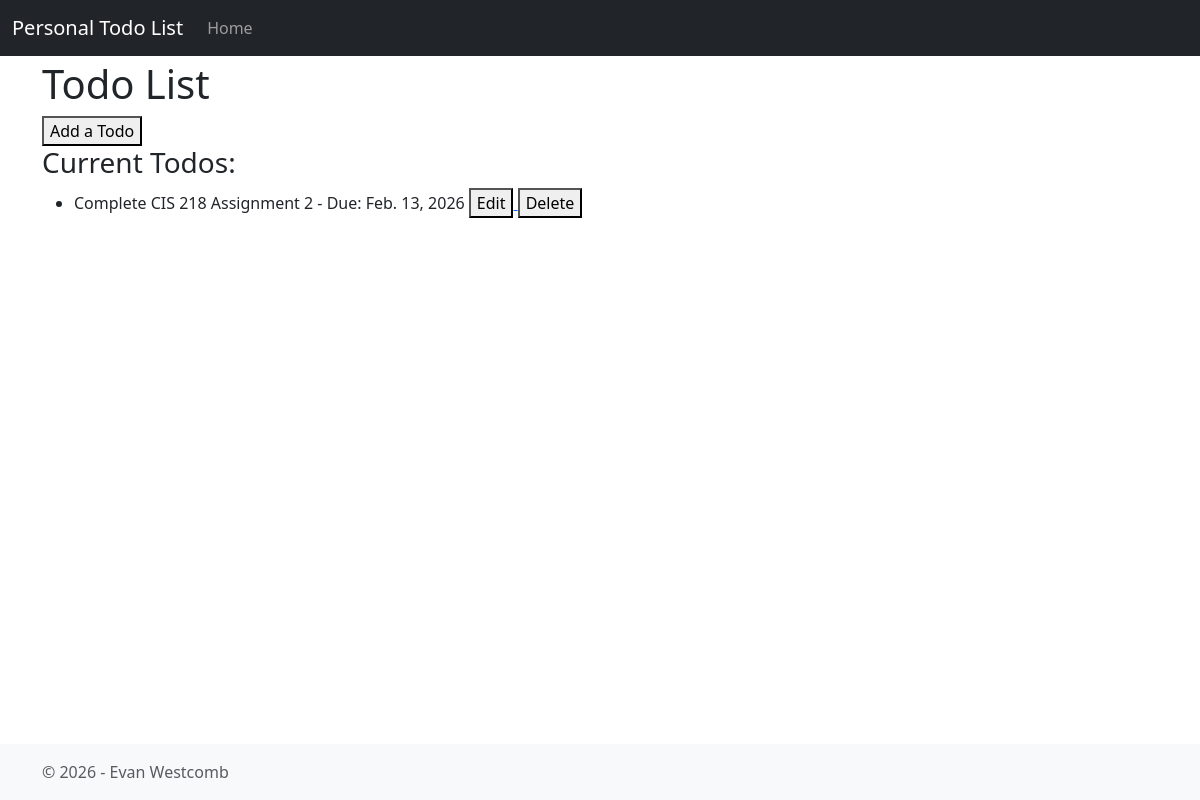
Before: / with the older database file.
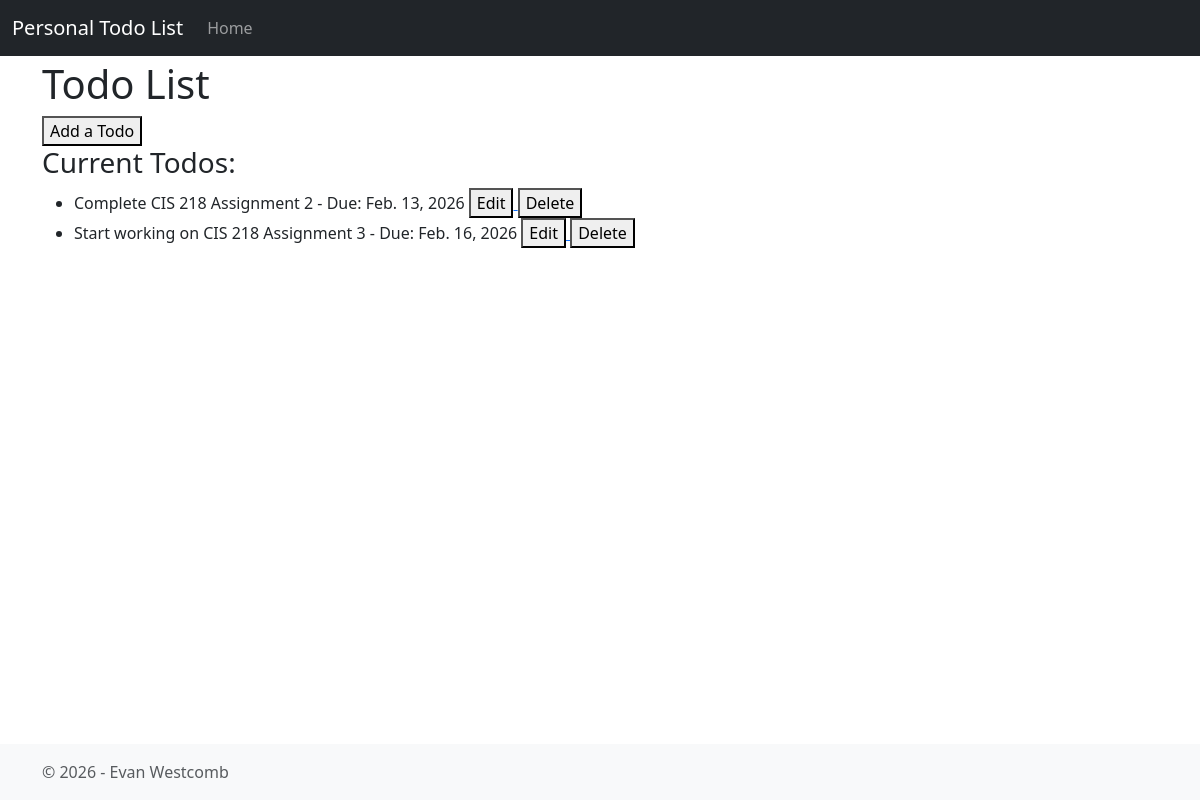
After: the same page with the newer database file.
### todos/models.py (models this page shows, shortened)
class Todo(models.Model):
    name = models.CharField(max_length=150)
    complete_by = models.DateField(null=True, blank=True)

### todos/views.py (the view)
# urls.py: path('', TodoListView.as_view(), name='home'),
class TodoListView(ListView):
    model = Todo
    template_name = "home.html"

### templates/home.html (shortened to what this page needs)
{% extends "base.html" %}
{% block content %}
<h1 style="margin-top: 60px;">Todo List</h1>
<a href="{% url 'admin:todos_todo_add' %}">
    <button>Add a Todo</button>
</a>
<h3>Current Todos:</h3>
    <ul>
        {% for todo in todo_list %}
            <li>
                {{ todo.name }} - Due: {{ todo.complete_by }}
                <a href="{% url 'admin:todos_todo_change' todo.pk %}">
                    <button>Edit</button>
                </a>
                <a href="{% url 'admin:todos_todo_delete' todo.pk %}">
                    <button>Delete</button>
                </a>
            </li>
        {% endfor %}
    </ul>
{% endblock content %}

### templates/base.html (shortened to what this page needs)
<!doctype html>
<html lang="en" class="h-100">
  <head>
    <link href="https://cdn.jsdelivr.net/npm/bootstrap@5.3.7/dist/css/bootstrap.min.css" rel="stylesheet">
  </head>
  <body class="d-flex flex-column h-100">
    <header>
    <nav class="navbar navbar-expand-md navbar-dark fixed-top bg-dark">
        <div class="container-fluid">
            <a class="navbar-brand" href="#">Personal Todo List</a>
            <div class="collapse navbar-collapse" id="navbarCollapse">
                <ul class="navbar-nav me-auto mb-2 mb-md-0">
                <li class="nav-item">
                    <a class="nav-link" href="{% url 'home' %}">Home</a>
                </li>
                </ul>
            </div>
        </div>
    </nav>
    </header>
    <main class="flex-shrink-0">
        <div class="container">
            {% block content %}
            {% endblock content %}
        </div>
    </main>
    <footer class="footer mt-auto py-3 bg-light">
    <div class="container">
        <span class="text-muted">&copy; 2026 - Evan Westcomb</span>
    </div>
    </footer>
  </body>
</html>

Changed rows visible on the page:
added Todo: name "Start working on CIS 218 Assignment 3", complete_by "Feb. 16, 2026"
